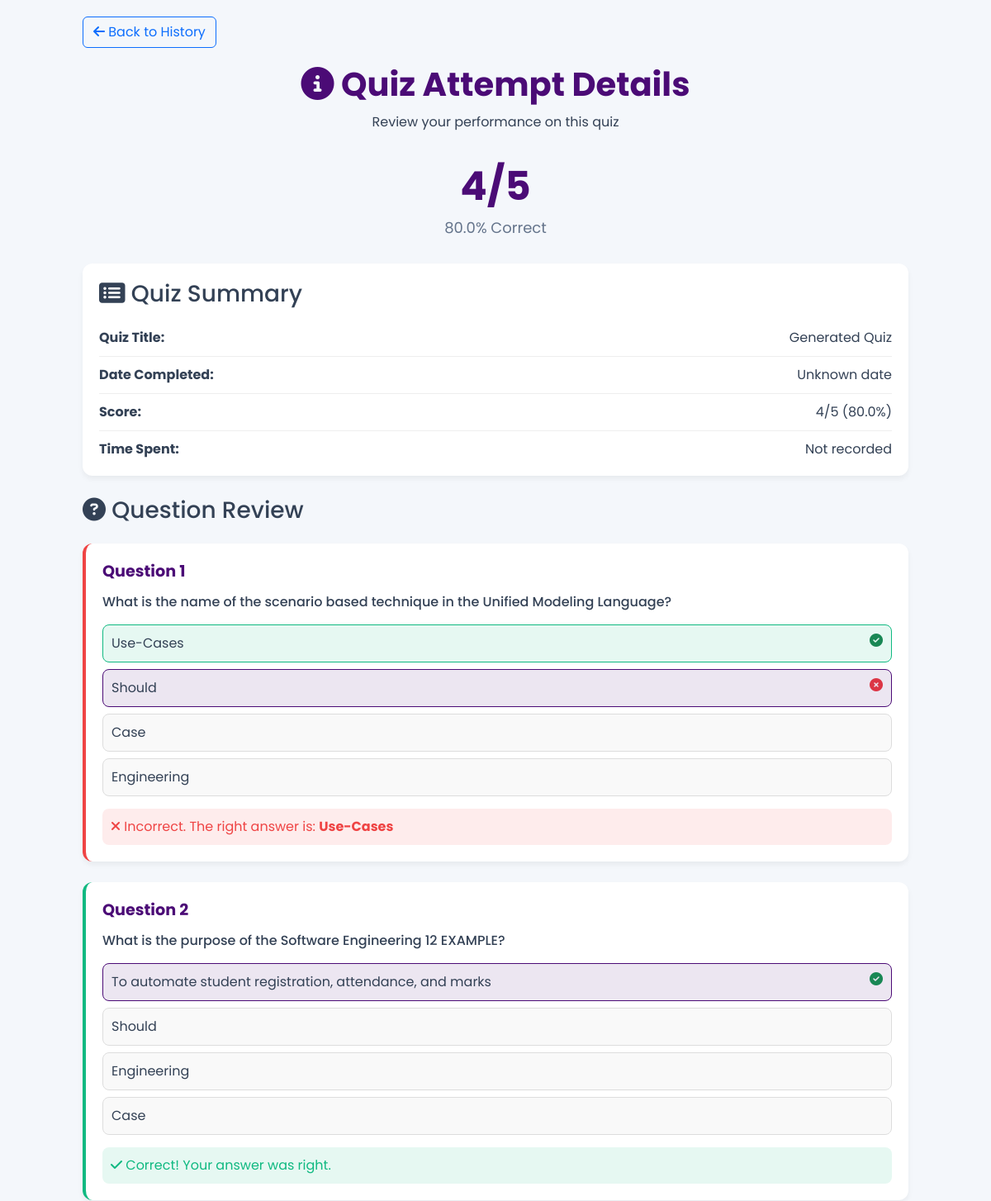
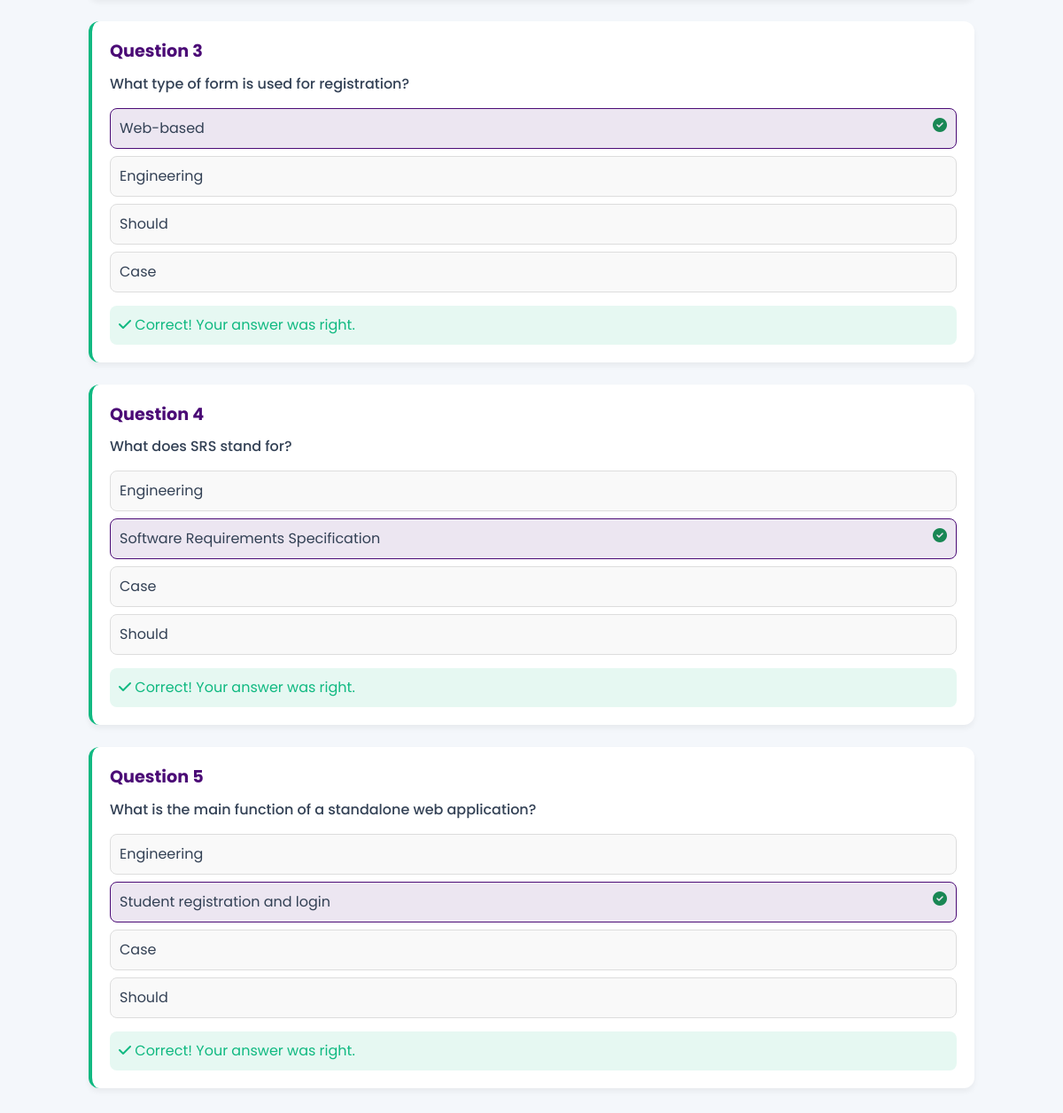
The page /attempt/4 (signed in) on the database its author committed (2 pictures, top to bottom).
### tables this page shows
CREATE TABLE quiz_attempts (
            id INTEGER PRIMARY KEY AUTOINCREMENT,
            user_id INTEGER NOT NULL,
            quiz_id INTEGER NOT NULL,
            score INTEGER NOT NULL,
            total_questions INTEGER NOT NULL,
            answers TEXT NOT NULL,
            completed_at TIMESTAMP DEFAULT CURRENT_TIMESTAMP,
            FOREIGN KEY (user_id) REFERENCES users (id),
            FOREIGN KEY (quiz_id) REFERENCES quizzes (id)
        );

CREATE TABLE quizzes (
            id INTEGER PRIMARY KEY AUTOINCREMENT,
            user_id INTEGER NOT NULL,
            title TEXT NOT NULL,
            context TEXT,
            generated_at TIMESTAMP DEFAULT CURRENT_TIMESTAMP,
            FOREIGN KEY (user_id) REFERENCES users (id)
        );

CREATE TABLE questions (
            id INTEGER PRIMARY KEY AUTOINCREMENT,
            quiz_id INTEGER NOT NULL,
            question_text TEXT NOT NULL,
            options TEXT NOT NULL,
            answer TEXT NOT NULL,
            FOREIGN KEY (quiz_id) REFERENCES quizzes (id)
        );

### app/routes.py (the view)
@routes.route("/attempt/<int:attempt_id>")
@login_required
def view_attempt(attempt_id):
    conn = get_db_connection()
    attempt = conn.execute('''
        SELECT qa.*, q.title, q.context
        FROM quiz_attempts qa
        JOIN quizzes q ON qa.quiz_id = q.id
        WHERE qa.id = ? AND qa.user_id = ?
    ''', (attempt_id, session['user_id'])).fetchone()
    if not attempt:
        flash("Quiz attempt not found", "error")
        return redirect(url_for("routes.history"))
    try:
        user_answers = json.loads(attempt['answers'])
    except:
        user_answers = []
    questions = conn.execute(
        'SELECT * FROM questions WHERE quiz_id = ?', (attempt['quiz_id'],)
    ).fetchall()
    conn.close()
    questions_data = []
    for i, question in enumerate(questions):
        question_dict = dict(question)
        question_dict['user_answer'] = user_answers[i] if i < len(user_answers) else "Not answered"
        question_dict['is_correct'] = question_dict['user_answer'] == question_dict['answer']
        try:
            question_dict['options'] = json.loads(question_dict['options'])
        except:
            question_dict['options'] = []
        questions_data.append(question_dict)
    score_percentage = (attempt['score'] / attempt['total_questions']) * 100 if attempt['total_questions'] > 0 else 0
    return render_template(
        "attempt_details.html",
        attempt=attempt,
        questions=questions_data,
        score_percentage=score_percentage
    )

### app/routes.py (called while the page is built)
def get_db_connection():
    conn = sqlite3.connect('quizgen.db')
    conn.row_factory = sqlite3.Row
    return conn

def login_required(f):
    @wraps(f)
    def decorated_function(*args, **kwargs):
        if 'user_id' not in session:
            return redirect(url_for('routes.login'))
        return f(*args, **kwargs)
    return decorated_function

### templates/attempt_details.html (shortened to what this page needs)
<!DOCTYPE html>
<html lang="en">
<head>
    <link href="https://cdn.jsdelivr.net/npm/bootstrap@5.3.0/dist/css/bootstrap.min.css" rel="stylesheet">
    <link rel="stylesheet" href="https://cdnjs.cloudflare.com/ajax/libs/font-awesome/6.4.0/css/all.min.css">
</head>
<body>
    <div class="details-container">
        <div class="back-btn">
            <a href="{{ url_for('routes.history') }}" class="btn btn-outline-primary">
                <i class="fas fa-arrow-left"></i> Back to History
            </a>
        </div>
        <div class="details-header">
            <h1><i class="fas fa-info-circle"></i> Quiz Attempt Details</h1>
            <p>Review your performance on this quiz</p>
        </div>
        <div class="score-display">
            <div class="score-value">{{ attempt.score }}/{{ attempt.total_questions }}</div>
            <div class="score-text">{{ "%.1f"|format(score_percentage) }}% Correct</div>
        </div>
        <div class="summary-card">
            <h3 class="mb-4"><i class="fas fa-list-alt"></i> Quiz Summary</h3>
            <div class="summary-item">
                <strong>Quiz Title:</strong>
                <span>{{ attempt.title }}</span>
            </div>
            <div class="summary-item">
                <strong>Date Completed:</strong>
                <span>{{ attempt.formatted_date if attempt.formatted_date else "Unknown date" }}</span>
            </div>
            <div class="summary-item">
                <strong>Score:</strong>
                <span>{{ attempt.score }}/{{ attempt.total_questions }} ({{ "%.1f"|format(score_percentage) }}%)</span>
            </div>
            <div class="summary-item">
                <strong>Time Spent:</strong>
                <span>Not recorded</span>
            </div>
        </div>
        <h3 class="mb-4"><i class="fas fa-question-circle"></i> Question Review</h3>
        {% for question in questions %}
            <div class="question-card {% if question.is_correct %}correct{% else %}incorrect{% endif %}">
                <div class="question-number">Question {{ loop.index }}</div>
                <div class="question-text">{{ question.question_text }}</div>
                <div class="options-list">
                    {% for option in question.options %}
                        <div class="option-item
                            {% if option == question.answer %}correct{% endif %}
                            {% if option == question.user_answer and not question.is_correct %}incorrect{% endif %}
                            {% if option == question.user_answer %}selected{% endif %}">
                            {{ option }}
                            {% if option == question.answer %}
                                <i class="fas fa-check-circle float-end text-success"></i>
                            {% elif option == question.user_answer and not question.is_correct %}
                                <i class="fas fa-times-circle float-end text-danger"></i>
                            {% endif %}
                        </div>
                    {% endfor %}
                </div>
                <div class="answer-feedback {% if question.is_correct %}feedback-correct{% else %}feedback-incorrect{% endif %}">
                    {% if question.is_correct %}
                        <i class="fas fa-check"></i> Correct! Your answer was right.
                    {% else %}
                        <i class="fas fa-times"></i> Incorrect. The right answer is: <strong>{{ question.answer }}</strong>
                    {% endif %}
                </div>
            </div>
        {% endfor %}
    </div>
</body>
</html>

### templates/attempt_details.html (style rules this page uses)
:root { --primary-color: #4b0b76; --secondary-color: #6a1b9a; --light-bg: #f4f7fb; --card-bg: #ffffff; --text-color: #334155; --text-light: #64748b; --success-color: #10b981; --danger-color: #ef4444; }
body { font-family: 'Poppins', sans-serif; background: var(--light-bg); color: var(--text-color); padding: 20px; }
.details-container { max-width: 1000px; margin: 0 auto; }
.details-header { text-align: center; margin-bottom: 30px; }
.details-header h1 { color: var(--primary-color); font-weight: 700; margin-bottom: 10px; }
.score-display { text-align: center; margin-bottom: 30px; }
.score-value { font-size: 48px; font-weight: 700; color: var(--primary-color); }
.score-text { font-size: 18px; color: var(--text-light); }
.question-card { background: var(--card-bg); border-radius: 12px; box-shadow: 0 4px 6px rgba(0, 0, 0, 0.05); margin-bottom: 25px; overflow: hidden; padding: 20px; border-left: 4px solid #ddd; }
.question-card.correct { border-left-color: var(--success-color); }
.question-card.incorrect { border-left-color: var(--danger-color); }
.question-number { font-weight: 700; color: var(--primary-color); margin-bottom: 10px; font-size: 1.2rem; }
.question-text { font-weight: 500; margin-bottom: 15px; }
.options-list { margin-bottom: 15px; }
.option-item { padding: 10px; border: 1px solid #ddd; border-radius: 8px; margin-bottom: 8px; background: #f9f9f9; }
.option-item.correct { background: rgba(16, 185, 129, 0.1); border-color: var(--success-color); }
.option-item.incorrect { background: rgba(239, 68, 68, 0.1); border-color: var(--danger-color); }
.option-item.selected { background: rgba(75, 11, 118, 0.1); border-color: var(--primary-color); }
.answer-feedback { padding: 10px; border-radius: 8px; margin-top: 10px; }
.feedback-correct { background: rgba(16, 185, 129, 0.1); color: var(--success-color); }
.feedback-incorrect { background: rgba(239, 68, 68, 0.1); color: var(--danger-color); }
.back-btn { margin-bottom: 20px; }
.summary-card { background: var(--card-bg); border-radius: 12px; box-shadow: 0 4px 6px rgba(0, 0, 0, 0.05); margin-bottom: 25px; overflow: hidden; padding: 20px; }
.summary-item { display: flex; justify-content: space-between; margin-bottom: 10px; padding-bottom: 10px; border-bottom: 1px solid #eee; }
.summary-item:last-child { border-bottom: none; margin-bottom: 0; padding-bottom: 0; }

### rows shown on the page
quiz_attempts: score "4", total_questions "5"
quizzes: title "Generated Quiz"
questions: question_text "What is the name of the scenario based technique in the Unified Modeling Language?", options "Use-Cases" "Should" "Case" "Engineering", answer "Use-Cases"
questions: question_text "What is the purpose of the Software Engineering 12 EXAMPLE?", options "To automate student registration, attendance, and marks" "Should" "Engineering" "Case", shows "Correct! Your answer was right."
questions: question_text "What type of form is used for registration?", options "Web-based" "Engineering" "Should" "Case", shows "Correct! Your answer was right."
questions: question_text "What does SRS stand for?", options "Engineering" "Software Requirements Specification" "Case" "Should", shows "Correct! Your answer was right."
questions: question_text "What is the main function of a standalone web application?", options "Engineering" "Student registration and login" "Case" "Should", shows "Correct! Your answer was right."

### other values the page prints
{{ "%.1f"|format(score_percentage) }} "80.0"
{{ attempt.formatted_date if attempt.formatted_date else "Unknown date" }} "Unknown date"
